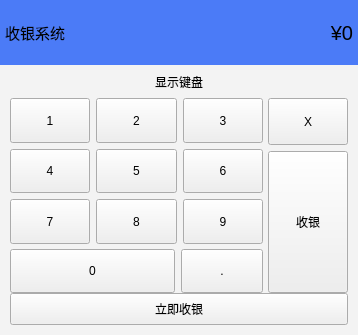
<?xml version="1.0" encoding="UTF-8"?>
<ui version="4.0">
 <class>CashRegisterKeyboard</class>
 <widget class="QWidget" name="CashRegisterKeyboard">
  <property name="geometry">
   <rect>
    <x>0</x>
    <y>0</y>
    <width>358</width>
    <height>335</height>
   </rect>
  </property>
  <property name="windowTitle">
   <string>Form</string>
  </property>
  <property name="styleSheet">
   <string notr="true">#widget,
#widget_2{
border: 0px;
	background-color: rgb(75, 123, 247);
}

#widget_3,
#widget_4,
#widget_9,
#CashRegisterKeyboard{
border: 0px;
	background-color: rgb(243, 243, 243);
}</string>
  </property>
  <layout class="QVBoxLayout" name="verticalLayout" stretch="2,1,6,1">
   <property name="spacing">
    <number>0</number>
   </property>
   <property name="leftMargin">
    <number>0</number>
   </property>
   <property name="topMargin">
    <number>0</number>
   </property>
   <property name="rightMargin">
    <number>0</number>
   </property>
   <property name="bottomMargin">
    <number>10</number>
   </property>
   <item>
    <widget class="QWidget" name="widget_2" native="true">
     <layout class="QHBoxLayout" name="horizontalLayout_2" stretch="2,7">
      <property name="spacing">
       <number>0</number>
      </property>
      <property name="leftMargin">
       <number>5</number>
      </property>
      <property name="topMargin">
       <number>0</number>
      </property>
      <property name="rightMargin">
       <number>5</number>
      </property>
      <property name="bottomMargin">
       <number>0</number>
      </property>
      <item>
       <widget class="QLabel" name="label_2">
        <property name="font">
         <font>
          <pointsize>11</pointsize>
         </font>
        </property>
        <property name="text">
         <string>收银系统</string>
        </property>
       </widget>
      </item>
      <item>
       <widget class="QLabel" name="label_money">
        <property name="font">
         <font>
          <pointsize>15</pointsize>
         </font>
        </property>
        <property name="text">
         <string>¥0</string>
        </property>
        <property name="alignment">
         <set>Qt::AlignRight|Qt::AlignTrailing|Qt::AlignVCenter</set>
        </property>
       </widget>
      </item>
     </layout>
    </widget>
   </item>
   <item>
    <widget class="QWidget" name="widget_9" native="true">
     <layout class="QHBoxLayout" name="horizontalLayout_5">
      <property name="spacing">
       <number>3</number>
      </property>
      <property name="leftMargin">
       <number>0</number>
      </property>
      <property name="topMargin">
       <number>0</number>
      </property>
      <property name="rightMargin">
       <number>0</number>
      </property>
      <property name="bottomMargin">
       <number>0</number>
      </property>
      <item>
       <spacer name="horizontalSpacer_3">
        <property name="orientation">
         <enum>Qt::Horizontal</enum>
        </property>
        <property name="sizeHint" stdset="0">
         <size>
          <width>153</width>
          <height>20</height>
         </size>
        </property>
       </spacer>
      </item>
      <item>
       <widget class="ClickableLabel" name="label_keyboard">
        <property name="text">
         <string>显示键盘</string>
        </property>
        <property name="alignment">
         <set>Qt::AlignCenter</set>
        </property>
       </widget>
      </item>
      <item>
       <spacer name="horizontalSpacer_4">
        <property name="orientation">
         <enum>Qt::Horizontal</enum>
        </property>
        <property name="sizeHint" stdset="0">
         <size>
          <width>153</width>
          <height>20</height>
         </size>
        </property>
       </spacer>
      </item>
     </layout>
    </widget>
   </item>
   <item>
    <widget class="QWidget" name="widget_3" native="true">
     <layout class="QHBoxLayout" name="horizontalLayout_3" stretch="3,1">
      <property name="spacing">
       <number>0</number>
      </property>
      <property name="leftMargin">
       <number>10</number>
      </property>
      <property name="topMargin">
       <number>0</number>
      </property>
      <property name="rightMargin">
       <number>10</number>
      </property>
      <property name="bottomMargin">
       <number>0</number>
      </property>
      <item>
       <widget class="QWidget" name="widget_5" native="true">
        <layout class="QVBoxLayout" name="verticalLayout_2" stretch="3,1">
         <property name="spacing">
          <number>0</number>
         </property>
         <property name="leftMargin">
          <number>0</number>
         </property>
         <property name="topMargin">
          <number>0</number>
         </property>
         <property name="rightMargin">
          <number>0</number>
         </property>
         <property name="bottomMargin">
          <number>0</number>
         </property>
         <item>
          <widget class="QWidget" name="widget_7" native="true">
           <layout class="QGridLayout" name="gridLayout_2" rowstretch="1,1,1" columnstretch="1,1,1,1" rowminimumheight="1,1,1" columnminimumwidth="1,1,1,1">
            <property name="sizeConstraint">
             <enum>QLayout::SetDefaultConstraint</enum>
            </property>
            <property name="leftMargin">
             <number>0</number>
            </property>
            <property name="topMargin">
             <number>0</number>
            </property>
            <property name="rightMargin">
             <number>0</number>
            </property>
            <property name="bottomMargin">
             <number>0</number>
            </property>
            <item row="0" column="0">
             <widget class="QPushButton" name="pushButton_1">
              <property name="sizePolicy">
               <sizepolicy hsizetype="Minimum" vsizetype="Minimum">
                <horstretch>0</horstretch>
                <verstretch>0</verstretch>
               </sizepolicy>
              </property>
              <property name="text">
               <string>1</string>
              </property>
             </widget>
            </item>
            <item row="1" column="3">
             <widget class="QPushButton" name="pushButton_6">
              <property name="sizePolicy">
               <sizepolicy hsizetype="Minimum" vsizetype="Minimum">
                <horstretch>0</horstretch>
                <verstretch>0</verstretch>
               </sizepolicy>
              </property>
              <property name="text">
               <string>6</string>
              </property>
             </widget>
            </item>
            <item row="2" column="3">
             <widget class="QPushButton" name="pushButton_9">
              <property name="sizePolicy">
               <sizepolicy hsizetype="Minimum" vsizetype="Minimum">
                <horstretch>0</horstretch>
                <verstretch>0</verstretch>
               </sizepolicy>
              </property>
              <property name="text">
               <string>9</string>
              </property>
             </widget>
            </item>
            <item row="2" column="0">
             <widget class="QPushButton" name="pushButton_7">
              <property name="sizePolicy">
               <sizepolicy hsizetype="Minimum" vsizetype="Minimum">
                <horstretch>0</horstretch>
                <verstretch>0</verstretch>
               </sizepolicy>
              </property>
              <property name="text">
               <string>7</string>
              </property>
             </widget>
            </item>
            <item row="0" column="3">
             <widget class="QPushButton" name="pushButton_3">
              <property name="sizePolicy">
               <sizepolicy hsizetype="Minimum" vsizetype="Minimum">
                <horstretch>0</horstretch>
                <verstretch>0</verstretch>
               </sizepolicy>
              </property>
              <property name="text">
               <string>3</string>
              </property>
             </widget>
            </item>
            <item row="0" column="1" colspan="2">
             <widget class="QPushButton" name="pushButton_2">
              <property name="sizePolicy">
               <sizepolicy hsizetype="Minimum" vsizetype="Minimum">
                <horstretch>0</horstretch>
                <verstretch>0</verstretch>
               </sizepolicy>
              </property>
              <property name="text">
               <string>2</string>
              </property>
             </widget>
            </item>
            <item row="1" column="0">
             <widget class="QPushButton" name="pushButton_4">
              <property name="sizePolicy">
               <sizepolicy hsizetype="Minimum" vsizetype="Minimum">
                <horstretch>0</horstretch>
                <verstretch>0</verstretch>
               </sizepolicy>
              </property>
              <property name="text">
               <string>4</string>
              </property>
             </widget>
            </item>
            <item row="1" column="1" colspan="2">
             <widget class="QPushButton" name="pushButton_5">
              <property name="sizePolicy">
               <sizepolicy hsizetype="Minimum" vsizetype="Minimum">
                <horstretch>0</horstretch>
                <verstretch>0</verstretch>
               </sizepolicy>
              </property>
              <property name="text">
               <string>5</string>
              </property>
             </widget>
            </item>
            <item row="2" column="1" colspan="2">
             <widget class="QPushButton" name="pushButton_8">
              <property name="sizePolicy">
               <sizepolicy hsizetype="Minimum" vsizetype="Minimum">
                <horstretch>0</horstretch>
                <verstretch>0</verstretch>
               </sizepolicy>
              </property>
              <property name="text">
               <string>8</string>
              </property>
             </widget>
            </item>
           </layout>
          </widget>
         </item>
         <item>
          <widget class="QWidget" name="widget_8" native="true">
           <layout class="QHBoxLayout" name="horizontalLayout_4" stretch="2,1">
            <property name="leftMargin">
             <number>0</number>
            </property>
            <property name="topMargin">
             <number>5</number>
            </property>
            <property name="rightMargin">
             <number>0</number>
            </property>
            <property name="bottomMargin">
             <number>0</number>
            </property>
            <item>
             <widget class="QPushButton" name="pushButton_0">
              <property name="sizePolicy">
               <sizepolicy hsizetype="Minimum" vsizetype="Minimum">
                <horstretch>0</horstretch>
                <verstretch>0</verstretch>
               </sizepolicy>
              </property>
              <property name="text">
               <string>0</string>
              </property>
             </widget>
            </item>
            <item>
             <widget class="QPushButton" name="pushButton_point">
              <property name="sizePolicy">
               <sizepolicy hsizetype="Minimum" vsizetype="Minimum">
                <horstretch>0</horstretch>
                <verstretch>0</verstretch>
               </sizepolicy>
              </property>
              <property name="text">
               <string>.</string>
              </property>
             </widget>
            </item>
           </layout>
          </widget>
         </item>
        </layout>
       </widget>
      </item>
      <item>
       <widget class="QWidget" name="widget_6" native="true">
        <layout class="QVBoxLayout" name="verticalLayout_3" stretch="1,3">
         <property name="leftMargin">
          <number>5</number>
         </property>
         <property name="topMargin">
          <number>0</number>
         </property>
         <property name="rightMargin">
          <number>0</number>
         </property>
         <property name="bottomMargin">
          <number>0</number>
         </property>
         <item>
          <widget class="QPushButton" name="pushButton_X">
           <property name="sizePolicy">
            <sizepolicy hsizetype="Minimum" vsizetype="Minimum">
             <horstretch>0</horstretch>
             <verstretch>0</verstretch>
            </sizepolicy>
           </property>
           <property name="text">
            <string>X</string>
           </property>
          </widget>
         </item>
         <item>
          <widget class="QPushButton" name="pushButton_cash2">
           <property name="sizePolicy">
            <sizepolicy hsizetype="Minimum" vsizetype="Minimum">
             <horstretch>0</horstretch>
             <verstretch>0</verstretch>
            </sizepolicy>
           </property>
           <property name="text">
            <string>收银</string>
           </property>
          </widget>
         </item>
        </layout>
       </widget>
      </item>
     </layout>
    </widget>
   </item>
   <item>
    <widget class="QWidget" name="widget_4" native="true">
     <layout class="QGridLayout" name="gridLayout">
      <property name="leftMargin">
       <number>10</number>
      </property>
      <property name="topMargin">
       <number>0</number>
      </property>
      <property name="rightMargin">
       <number>10</number>
      </property>
      <property name="bottomMargin">
       <number>0</number>
      </property>
      <property name="spacing">
       <number>0</number>
      </property>
      <item row="0" column="0">
       <widget class="QPushButton" name="pushButton_cash1">
        <property name="sizePolicy">
         <sizepolicy hsizetype="Minimum" vsizetype="Minimum">
          <horstretch>0</horstretch>
          <verstretch>0</verstretch>
         </sizepolicy>
        </property>
        <property name="text">
         <string>立即收银</string>
        </property>
       </widget>
      </item>
     </layout>
    </widget>
   </item>
  </layout>
 </widget>
 <customwidgets>
  <customwidget>
   <class>ClickableLabel</class>
   <extends>QLabel</extends>
   <header location="global">clickablelabel.h</header>
  </customwidget>
 </customwidgets>
 <resources/>
 <connections/>
</ui>
